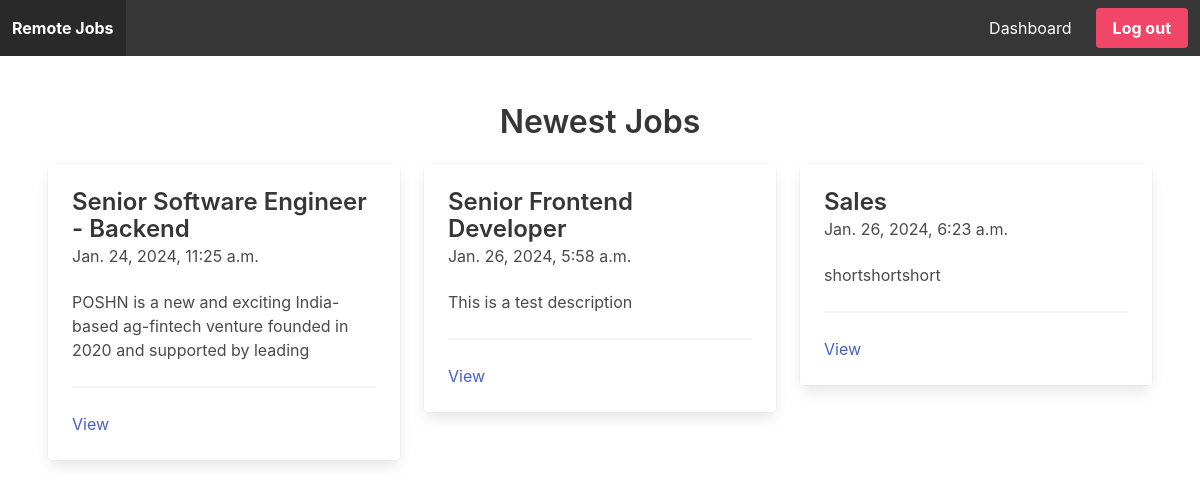
/ (signed in), run on the app's committed database.
### apps/job/models.py (models this page shows, shortened)
class Job(models.Model):
    title = models.CharField(max_length=100)
    short_description = models.TextField()
    long_description = models.TextField(blank=True, null=True)
    created_at = models.DateTimeField(auto_now_add=True)
    updated_at = models.DateTimeField(auto_now=True)
    created_by = models.ForeignKey(
        User, related_name='jobs', on_delete=models.CASCADE)

### apps/core/views.py (the view)
# urls.py: path('', frontpage, name='frontpage'),
def frontpage(request):
    jobs = Job.objects.all()[0:3]
    return render(request, 'core/frontPage.html', {'jobs': jobs})

### templates/core/frontPage.html (shortened to what this page needs)
{% extends 'core/base.html' %}
{% block content %}
    <h2 class="title has-text-centered">Newest Jobs</h2>
    <div class="columns">
        {% for job in jobs %}
        <div class="column is-4">
            <div class="card">
                <div class="card-content">
                    <div class="media">
                        <div class="media-content">
                            <p class="title is-4">
                                {{ job.title }}
                            </p>
                            <p class="subtitle is-6">
                                {{ job.created_at }}
                            </p>
                        </div>
                    </div>
                        <div class="content">
                            {{ job.short_description }}
                            <hr>
                            <a href={% url 'job_detail' job.id %}>View</a>
                        </div>
                    </div>
                </div>
            </div>
            {% endfor %}
    </div>
{% endblock %}

### data on the page
Job: title "Senior Software Engineer - Backend", created_at "Jan. 24, 2024, 11:25 a.m.", short_description "POSHN is a new and exciting India-based ag-fintech venture founded in 2020 and supported by leading"
Job: title "Senior Frontend Developer", created_at "Jan. 26, 2024, 5:58 a.m.", short_description "This is a test description"
Job: title "Sales", created_at "Jan. 26, 2024, 6:23 a.m.", short_description "shortshortshort"
